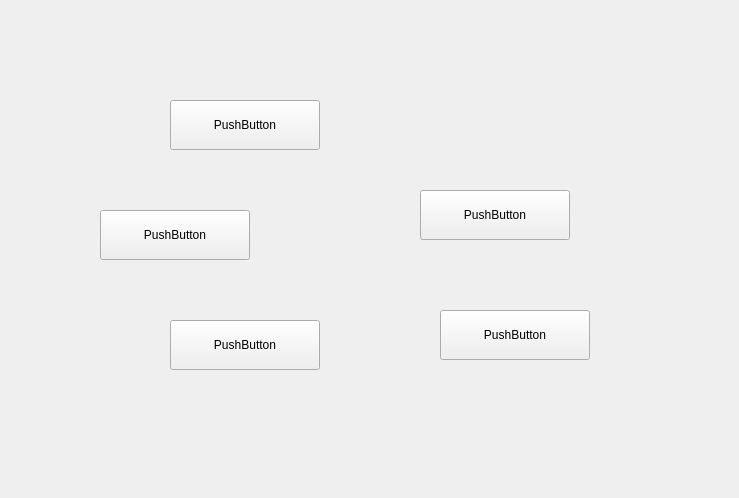
<?xml version="1.0" encoding="UTF-8"?>
<ui version="4.0">
 <class>Widget</class>
 <widget class="QWidget" name="Widget">
  <property name="geometry">
   <rect>
    <x>0</x>
    <y>0</y>
    <width>739</width>
    <height>498</height>
   </rect>
  </property>
  <property name="windowTitle">
   <string>Widget</string>
  </property>
  <widget class="QPushButton" name="pushButton_1">
   <property name="geometry">
    <rect>
     <x>170</x>
     <y>100</y>
     <width>150</width>
     <height>50</height>
    </rect>
   </property>
   <property name="minimumSize">
    <size>
     <width>150</width>
     <height>50</height>
    </size>
   </property>
   <property name="maximumSize">
    <size>
     <width>150</width>
     <height>50</height>
    </size>
   </property>
   <property name="text">
    <string>PushButton</string>
   </property>
  </widget>
  <widget class="QPushButton" name="pushButton_2">
   <property name="geometry">
    <rect>
     <x>100</x>
     <y>210</y>
     <width>150</width>
     <height>50</height>
    </rect>
   </property>
   <property name="minimumSize">
    <size>
     <width>150</width>
     <height>50</height>
    </size>
   </property>
   <property name="maximumSize">
    <size>
     <width>150</width>
     <height>50</height>
    </size>
   </property>
   <property name="text">
    <string>PushButton</string>
   </property>
  </widget>
  <widget class="QPushButton" name="pushButton_3">
   <property name="geometry">
    <rect>
     <x>170</x>
     <y>320</y>
     <width>150</width>
     <height>50</height>
    </rect>
   </property>
   <property name="minimumSize">
    <size>
     <width>150</width>
     <height>50</height>
    </size>
   </property>
   <property name="maximumSize">
    <size>
     <width>150</width>
     <height>50</height>
    </size>
   </property>
   <property name="text">
    <string>PushButton</string>
   </property>
  </widget>
  <widget class="QPushButton" name="pushButton_4">
   <property name="geometry">
    <rect>
     <x>440</x>
     <y>310</y>
     <width>150</width>
     <height>50</height>
    </rect>
   </property>
   <property name="minimumSize">
    <size>
     <width>150</width>
     <height>50</height>
    </size>
   </property>
   <property name="maximumSize">
    <size>
     <width>150</width>
     <height>50</height>
    </size>
   </property>
   <property name="text">
    <string>PushButton</string>
   </property>
  </widget>
  <widget class="QPushButton" name="pushButton_5">
   <property name="geometry">
    <rect>
     <x>420</x>
     <y>190</y>
     <width>150</width>
     <height>50</height>
    </rect>
   </property>
   <property name="minimumSize">
    <size>
     <width>150</width>
     <height>50</height>
    </size>
   </property>
   <property name="maximumSize">
    <size>
     <width>150</width>
     <height>50</height>
    </size>
   </property>
   <property name="text">
    <string>PushButton</string>
   </property>
  </widget>
 </widget>
 <layoutdefault spacing="6" margin="11"/>
 <resources/>
 <connections/>
</ui>
